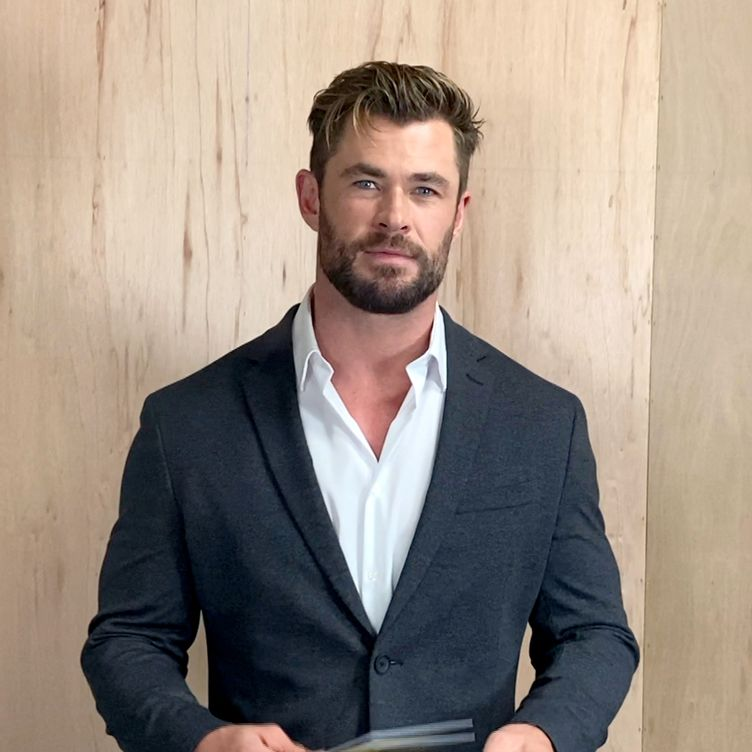
#> input picture model/TestImage/chrisHemsworth.jpg, 752 x 752 px
$ jupyter execute --allow-errors Heros_Face_Classification.ipynb   (shell and % lines are left out)
#> lines starting #> are read from the running program, lines starting #| are printed output that depends on the picture; after the words box and inside, x2 and y2 are one past the last pixel; in counts of white or black regions, pixels touching at a corner belong together
[cell 1]
import numpy as np
import cv2
import matplotlib
import pandas as pd
from matplotlib import pyplot as plt

[cell 2]
img = cv2.imread("./TestImage/chrisHemsworth.jpg")
#> img is the input picture: shape (752, 752, 3); mean B, G, R 130.4, 140.9, 153.5
img.shape
#> Out = (752, 752, 3)

[cell 3]
plt.imshow(img)

[cell 4]
gray = cv2.cvtColor(img,cv2.COLOR_BGR2GRAY)
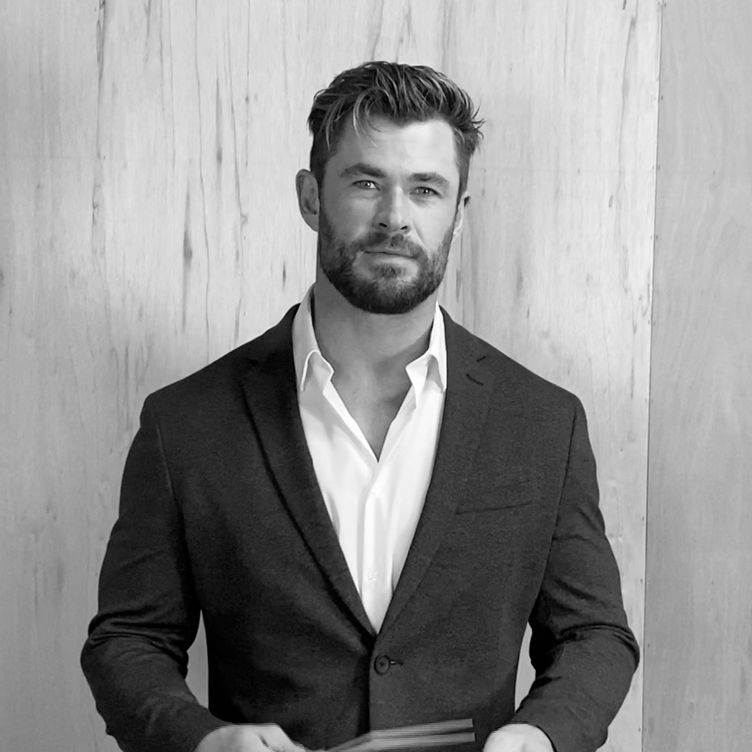
#> gray: shape (752, 752); min 0, max 255, mean 143.4
plt.imshow(gray,cmap = 'gray')

[cell 5]
face_cascade = cv2.CascadeClassifier('opencv/haarcascades/haarcascade_frontalface_default.xml')
eye_cascade = cv2.CascadeClassifier('opencv/haarcascades/haarcascade_eye.xml')

[cell 6]
face = face_cascade.detectMultiScale(gray,1.3,5)
#> face = [[314, 126, 162, 162]]
face
#> Out = [[314, 126, 162, 162]]

[cell 7]
(x,y,w,h) = face[0]
#> x = 314; y = 126; w = 162; h = 162
x,y,w,h
#> Out = (314, 126, 162, 162)

[cell 8]
face_img = cv2.rectangle(img,(x,y),(x+w,y+h),(0,255,0),2)
plt.imshow(face_img)

[cell 9]
cv2.destroyAllWindows()
for (x,y,w,h) in face:
    face_img = cv2.rectangle(img,(x,y),(x+w,y+w),(255,0,0),2)
    roi_gray = gray[y:y+h,x:x+w]
    roi_img = img[y:y+h,x:x+w]
    plt.imshow(roi_img)
    eyes = eye_cascade.detectMultiScale(roi_gray)
    for (ex,ey,ew,eh) in eyes:
        cv2.rectangle(roi_img,(ex,ey),(ex+ew,ey+eh),(0,255,0),2)
    plt.figure()
    plt.imshow(face_img,cmap='gray')
#> this loop made 1 pass
#> (x, y, w, h, eyes) on pass 1: (314, 126, 162, 162, [[35, 40, 36, 36], [92, 47, 36, 36]])
#> pass 1, `face_img = cv2.rectangle(img,(x,y),(x+w,y+w),(255,0,0),2)`:
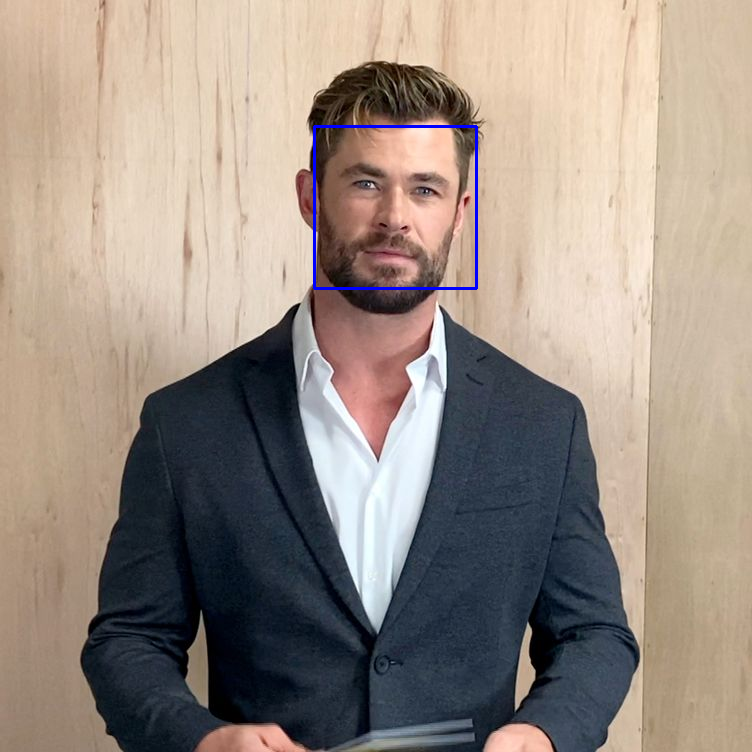
#> face_img: shape (752, 752, 3); mean B, G, R 131, 140.5, 153
#> pass 1, `roi_gray = gray[y:y+h,x:x+w]`:
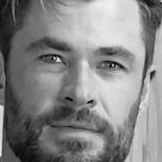
#> roi_gray: shape (162, 162); min 2, max 249, mean 133.3
#> pass 1, `roi_img = img[y:y+h,x:x+w]`:
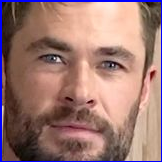
#> roi_img: shape (162, 162, 3); mean B, G, R 114.2, 119.4, 156.2
#> after the loop:
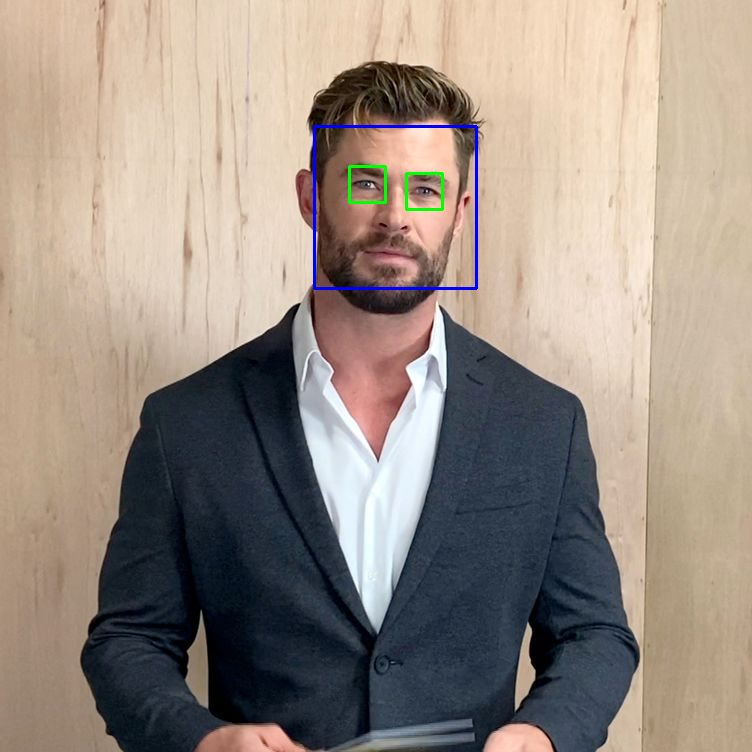
#> img: shape (752, 752, 3); mean B, G, R 130.8, 140.6, 152.7
#> after the loop:
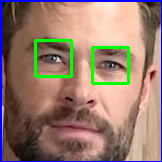
#> roi_img: shape (162, 162, 3); 3.26% of pixels changed, all inside (x1, y1, x2, y2) = (34, 39, 130, 85)

# To clean faces with  single eye

[cell 10]
def get_cropped_img_if_2_eyes(img_path):
#> called with img_path = './TestImage/chrisHemsworth.jpg'
    img = cv2.imread(img_path)
    gray = cv2.cvtColor(img,cv2.COLOR_BGR2GRAY)
    faces = face_cascade.detectMultiScale(gray)
#> faces = [[313, 124, 162, 162]]
    for (x,y,w,h ) in faces:
        roi_gray = gray[y:y+h,x:x+w]
        roi_color = img[y:y+h,x:x+w]
        eyes = eye_cascade.detectMultiScale(roi_gray)
        if len(eyes) >= 2:
            return roi_color
#> this loop made 1 pass
#> (x, y, w, h, eyes) on pass 1: (313, 124, 162, 162, [[38, 45, 32, 32], [92, 49, 37, 37]])
#> pass 1, in get_cropped_img_if_2_eyes, `roi_gray = gray[y:y+h,x:x+w]`:
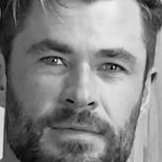
#> roi_gray: shape (162, 162); min 2, max 249, mean 133.2
#> pass 1, in get_cropped_img_if_2_eyes, `roi_color = img[y:y+h,x:x+w]`:
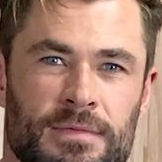
#> roi_color: shape (162, 162, 3); mean B, G, R 108.4, 123.6, 161.6

[cell 11]
org_img = cv2.imread("./TestImage/chrisHemsworth.jpg")
plt.imshow(org_img)

[cell 12]
plt.imshow(get_cropped_img_if_2_eyes("./TestImage/chrisHemsworth.jpg"))

[cell 13]
pathToDataSetDir = "./DataSet/"
pathToCrpDir = "./DataSet/cropped/"

[cell 14]
import os
image_dirs= []

[cell 15]
image_dirs

[cell 16]
import shutil
if os.path.exists(pathToCrpDir):
    shutil.rmtree(pathToCrpDir)
    for x in os.scandir(pathToDataSetDir):
        if x.is_dir():
            image_dirs.append(x.path)
os.mkdir(pathToCrpDir)

[cell 17]
image_dirs

[cell 18]
cropImgDirs = []
HeroFileNameDirs = {}

for img_dir in image_dirs:
    hero_name = img_dir.split("/")[-1]
    count = 1
    HeroFileNameDirs[hero_name] = []
    for entry in os.scandir(img_dir):
        roi_color = get_cropped_img_if_2_eyes(entry.path)
        if roi_color is not None:
            cropped_folder = pathToCrpDir + hero_name
            if not os.path.exists(cropped_folder):
                os.makedirs(cropped_folder)
                cropImgDirs.append(cropped_folder)
                print("created folder :", cropped_folder)
            HeroFileName = hero_name + str(count) + ".png"
            HeroFilePath = cropped_folder +'/'+HeroFileName
            cv2.imwrite(HeroFilePath,roi_color)
            HeroFileNameDirs[hero_name].append(HeroFilePath)
            count +=1

## after getting cropped image of our heros
### we had to perform some manual cleaning on the cropped images

[cell 19]
cropImgDirs = []
for x in os.scandir("./DataSet/cropped"):
    if x.is_dir():
        cropImgDirs.append(x.path.replace("\\","/"))
cropImgDirs

## After clean some images manualy

[cell 20]
HeroFileNameDirs = {}
for path in cropImgDirs:
    name = str(path.split("/")[-1])
    lst = []
    for x in os.scandir(path):
        lst.append(x.path.replace("\\","/"))
    HeroFileNameDirs[name] = lst

[cell 21]
HeroFileNameDirs

### wavelet transfrom

[cell 22]
import pywt
def w2d(img, mode ="haar",level = 1):
#> called with mode = 'db1', level = 4
    imArray = img
    # Datatype conversion
    # Convert to GrayScale
    imArray = cv2.cvtColor(imArray,cv2.COLOR_BGR2GRAY)
    #convert to float
    imArray = np.float32(imArray)
    imArray /= 255
    # compute coeeficients
    coeffs = pywt.wavedec2(imArray,mode,level=level)
#> coeffs = 5 items

    coeffs_H = list(coeffs)
#> coeffs_H = 5 items
    coeffs_H[0]*=0

    #reconstruction
    imArray_H = pywt.waverec2(coeffs_H,mode)
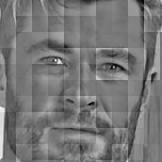
#> imArray_H: shape (162, 162) float32; min -0.54, max 0.617, mean -7.27e-11; drawn with min black and max white
    imArray_H *= 255
    imArray_H = np.uint8(imArray_H)
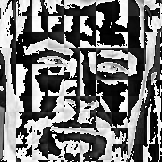
#> imArray_H: shape (162, 162); min 0, max 255, mean 117.9
    return imArray_H

[cell 23]
im_haar = w2d(get_cropped_img_if_2_eyes("./TestImage/chrisHemsworth.jpg"),'db1',4)
plt.imshow(im_haar,cmap='gray')

[cell 24]
classDict = {}
count = 0
for hero in HeroFileNameDirs.keys():
    classDict[hero] = count
    count +=1
classDict

$ run again, with model/TestImage/suriya.jpg copied over model/TestImage/chrisHemsworth.jpg
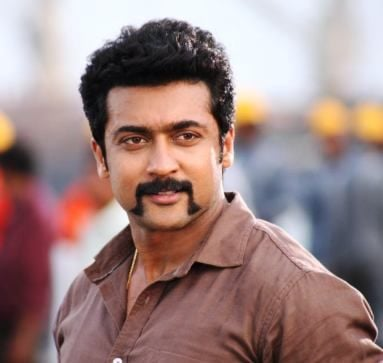
#> input picture model/TestImage/suriya.jpg, 383 x 363 px
#> img is the input picture: shape (363, 383, 3); mean B, G, R 129.7, 131.3, 157.1
#> face = [[84, 79, 154, 154]]
#> `(x,y,w,h) = face[0]`: x = 84; y = 79; w = 154
#> `x,y,w,h`: Out = (84, 79, 154, 154)
#> the loop `for (x,y,w,h) in face:` made 1 pass
#> (x, y, w, h, eyes) on pass 1: (84, 79, 154, 154, [[30, 41, 38, 38], [78, 37, 39, 39]])
#> after the loop `for (x,y,w,h) in face:`:
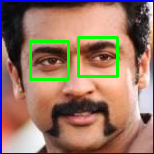
#> roi_img: shape (154, 154, 3); mean B, G, R 104.7, 119.3, 150.7
#> faces = [[85, 78, 154, 154]]
#> the loop in get_cropped_img_if_2_eyes, `for (x,y,w,h ) in faces:` made 1 pass
#> (x, y, w, h, eyes) on pass 1: (85, 78, 154, 154, [[78, 38, 39, 39], [28, 42, 40, 40]])
#> coeffs = 5 items
#> in w2d, `imArray_H = np.uint8(imArray_H)`:
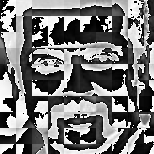
#> imArray_H: shape (154, 154); min 0, max 255, mean 117.9
